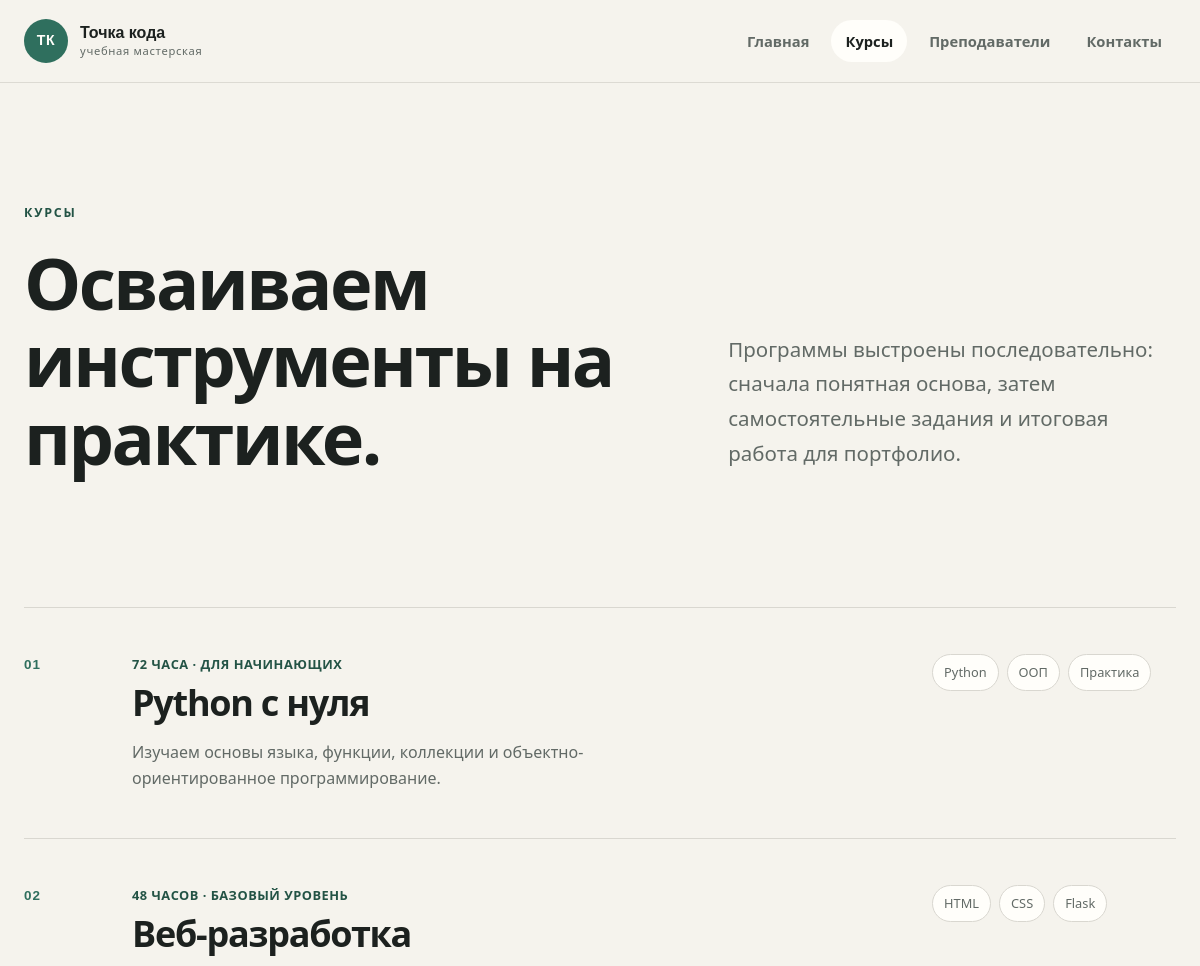
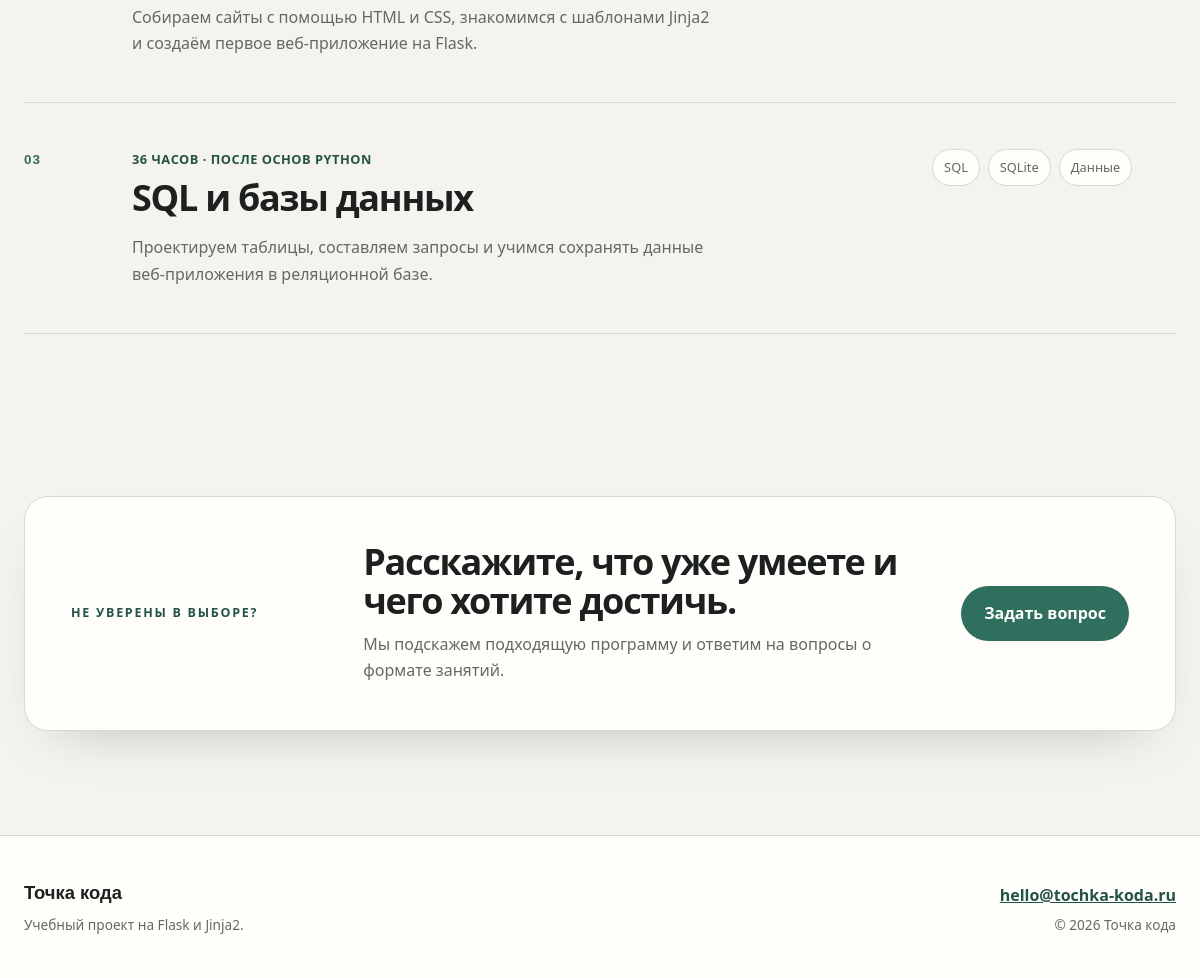
Page /courses/ on the committed database (2 pictures, top to bottom).
### tables this page shows
CREATE TABLE menu (
            id INTEGER PRIMARY KEY AUTOINCREMENT,
            endpoint TEXT NOT NULL,
            title TEXT NOT NULL,
            position INTEGER NOT NULL
        );

CREATE TABLE pages (
            endpoint TEXT PRIMARY KEY,
            title TEXT NOT NULL,
            eyebrow TEXT NOT NULL,
            heading TEXT NOT NULL,
            lead TEXT NOT NULL,
            extra_title TEXT,
            extra_text TEXT
        );

CREATE TABLE courses (
            id INTEGER PRIMARY KEY AUTOINCREMENT,
            number TEXT NOT NULL,
            name TEXT NOT NULL,
            duration TEXT NOT NULL,
            level TEXT NOT NULL,
            description TEXT NOT NULL,
            topics TEXT NOT NULL
        );

### app.py (the view)
@app.route("/courses/")
def courses():
    return render_template(
        "courses.html",
        courses=get_courses(),
        **common_context("courses"),
    )

### app.py (called while the page is built)
def get_connection():
    connection = sqlite3.connect(DB_PATH)
    connection.row_factory = sqlite3.Row
    return connection

def get_menu():
    connection = get_connection()
    menu = connection.execute(
        "SELECT endpoint, title FROM menu ORDER BY position"
    ).fetchall()
    connection.close()
    return menu

def get_page(endpoint):
    connection = get_connection()
    page = connection.execute(
        "SELECT * FROM pages WHERE endpoint = ?", (endpoint,)
    ).fetchone()
    connection.close()
    return page

def get_courses():
    connection = get_connection()
    rows = connection.execute("SELECT * FROM courses ORDER BY id").fetchall()
    connection.close()
    courses = []
    for row in rows:
        course = dict(row)
        course["topics"] = [topic.strip() for topic in course["topics"].split(",")]
        courses.append(course)
    return courses

def common_context(active_page):
    page = get_page(active_page)
    return {
        "navigation": get_menu(),
        "active_page": active_page,
        "page": page,
        "page_title": page["title"] if page else "Страница не найдена",
        "current_year": datetime.now().year,
    }

### templates/courses.html (shortened to what this page needs)
{% extends "base.html" %}
{% block content %}
<section class="page-intro section">
  <div class="container page-intro-grid">
    <div class="reveal">
      <p class="eyebrow">{{ page.eyebrow }}</p>
      <h1>{{ page.heading }}</h1>
    </div>
    <p class="lead reveal reveal-delay">{{ page.lead }}</p>
  </div>
</section>
<section class="section section-compact">
  <div class="container course-list">
    {% for course in courses %}
    <article class="course-row">
      <span class="course-number">{{ course.number }}</span>
      <div class="course-main">
        <p class="course-meta">{{ course.duration }} · {{ course.level }}</p>
        <h2>{{ course.name }}</h2>
        <p>{{ course.description }}</p>
      </div>
      <ul class="tag-list" aria-label="Темы курса">
        {% for topic in course.topics %}
        <li>{{ topic }}</li>
        {% endfor %}
      </ul>
    </article>
    {% endfor %}
  </div>
</section>
<section class="section">
  <div class="container note-panel">
    <p class="eyebrow">Не уверены в выборе?</p>
    <div>
      <h2>{{ page.extra_title }}</h2>
      <p>{{ page.extra_text }}</p>
    </div>
    <a class="button button-primary" href="{{ url_for('contacts') }}">Задать вопрос</a>
  </div>
</section>
{% endblock %}

### templates/base.html (shortened to what this page needs)
<!doctype html>
<html lang="ru">
<head>
  <link rel="stylesheet" href="{{ url_for('static', filename='css/style.css') }}">
</head>
<body>
  <header class="site-header">
    <div class="container header-inner">
      <a class="brand" href="{{ url_for('index') }}" aria-label="Точка кода — на главную">
        <span class="brand-mark" aria-hidden="true">тк</span>
        <span class="brand-copy">
          <strong>Точка кода</strong>
          <small>учебная мастерская</small>
        </span>
      </a>
      <nav class="main-nav" aria-label="Основная навигация">
        <ul>
          {% for item in navigation %}
          <li>
            <a
              href="{{ url_for(item.endpoint) }}"
              class="{% if active_page == item.endpoint %}is-active{% endif %}"
              {% if active_page == item.endpoint %}aria-current="page"{% endif %}
            >{{ item.title }}</a>
          </li>
          {% endfor %}
        </ul>
      </nav>
    </div>
  </header>
  <main id="main-content">
    {% block content %}{% endblock %}
  </main>
  <footer class="site-footer">
    <div class="container footer-inner">
      <div>
        <a class="footer-brand" href="{{ url_for('index') }}">Точка кода</a>
        <p>Учебный проект на Flask и Jinja2.</p>
      </div>
      <div class="footer-meta">
        <a href="mailto:hello@tochka-koda.ru">hello@tochka-koda.ru</a>
        <p>&copy; {{ current_year }} Точка кода</p>
      </div>
    </div>
  </footer>
</body>
</html>

### rows in the picture
menu: title "Главная"
menu: title "Курсы"
menu: title "Преподаватели"
menu: title "Контакты"
pages: eyebrow "КУРСЫ", heading "Осваиваем инструменты на практике.", lead "Программы выстроены последовательно: сначала понятная основа, затем самостоятельные задания и итоговая работа для портфолио.", extra_title "Расскажите, что уже умеете и чего хотите достичь.", extra_text "Мы подскажем подходящую программу и ответим на вопросы о формате занятий."
courses: number "01", duration "72 ЧАСА", level "ДЛЯ НАЧИНАЮЩИХ", name "Python с нуля", description "Изучаем основы языка, функции, коллекции и объектно-ориентированное программирование.", topics "Python" "ООП" "Практика"
courses: number "02", duration "48 ЧАСОВ", level "БАЗОВЫЙ УРОВЕНЬ", name "Веб-разработка", description "Собираем сайты с помощью HTML и CSS, знакомимся с шаблонами Jinja2 и создаём первое веб-приложение на Flask.", topics "HTML" "CSS" "Flask"
courses: number "03", duration "36 ЧАСОВ", level "ПОСЛЕ ОСНОВ PYTHON", name "SQL и базы данных", description "Проектируем таблицы, составляем запросы и учимся сохранять данные веб-приложения в реляционной базе.", topics "SQL" "SQLite" "Данные"
